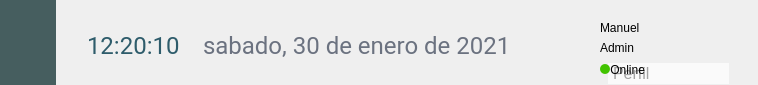
           <widget class="QFrame" name="frame_usuario">
            <property name="minimumSize">
             <size>
              <width>0</width>
              <height>85</height>
             </size>
            </property>
            <property name="maximumSize">
             <size>
              <width>16777215</width>
              <height>85</height>
             </size>
            </property>
            <property name="styleSheet">
             <string notr="true"/>
            </property>
            <layout class="QHBoxLayout" name="horizontalLayout_2">
             <property name="spacing">
              <number>0</number>
             </property>
             <property name="leftMargin">
              <number>0</number>
             </property>
             <property name="topMargin">
              <number>0</number>
             </property>
             <property name="rightMargin">
              <number>0</number>
             </property>
             <property name="bottomMargin">
              <number>0</number>
             </property>
             <item>
              <widget class="QFrame" name="frame_49">
               <property name="styleSheet">
                <string notr="true">QFrame{
	background-color:#465e5f;
}</string>
               </property>
               <property name="frameShape">
                <enum>QFrame::NoFrame</enum>
               </property>
               <property name="frameShadow">
                <enum>QFrame::Raised</enum>
               </property>
               <layout class="QGridLayout" name="gridLayout_64">
                <property name="leftMargin">
                 <number>0</number>
                </property>
                <property name="topMargin">
                 <number>0</number>
                </property>
                <property name="rightMargin">
                 <number>0</number>
                </property>
                <property name="bottomMargin">
                 <number>0</number>
                </property>
                <item row="0" column="0">
                 <widget class="QToolButton" name="boton_deslizable">
                  <property name="enabled">
                   <bool>true</bool>
                  </property>
                  <property name="sizePolicy">
                   <sizepolicy hsizetype="Fixed" vsizetype="Ignored">
                    <horstretch>0</horstretch>
                    <verstretch>0</verstretch>
                   </sizepolicy>
                  </property>
                  <property name="minimumSize">
                   <size>
                    <width>56</width>
                    <height>0</height>
                   </size>
                  </property>
                  <property name="styleSheet">
                   <string notr="true">background-color: transparent;
border:0px;</string>
                  </property>
                  <property name="text">
                   <string/>
                  </property>
                  <property name="icon">
                   <iconset resource="../image/source.qrc">
                    <normaloff>:/menu/menu.png</normaloff>:/menu/menu.png</iconset>
                  </property>
                  <property name="iconSize">
                   <size>
                    <width>30</width>
                    <height>30</height>
                   </size>
                  </property>
                  <property name="toolButtonStyle">
                   <enum>Qt::ToolButtonFollowStyle</enum>
                  </property>
                  <property name="autoRaise">
                   <bool>true</bool>
                  </property>
                 </widget>
                </item>
               </layout>
              </widget>
             </item>
             <item>
              <widget class="QFrame" name="frame">
               <property name="styleSheet">
                <string notr="true"/>
               </property>
               <property name="frameShape">
                <enum>QFrame::NoFrame</enum>
               </property>
               <property name="frameShadow">
                <enum>QFrame::Plain</enum>
               </property>
               <layout class="QHBoxLayout" name="horizontalLayout_3">
                <property name="topMargin">
                 <number>14</number>
                </property>
                <item>
                 <spacer name="horizontalSpacer_43">
                  <property name="orientation">
                   <enum>Qt::Horizontal</enum>
                  </property>
                  <property name="sizeType">
                   <enum>QSizePolicy::Fixed</enum>
                  </property>
                  <property name="sizeHint" stdset="0">
                   <size>
                    <width>22</width>
                    <height>20</height>
                   </size>
                  </property>
                 </spacer>
                </item>
                <item>
                 <widget class="QLabel" name="lbl_hora">
                  <property name="styleSheet">
                   <string notr="true">font-family: Roboto;
font-style: normal;
font-weight: normal;
font-size: 24px;
line-height: 40px;
letter-spacing: 0.00em;
color: #2E5C6B</string>
                  </property>
                  <property name="text">
                   <string>12:20:10</string>
                  </property>
                  <property name="alignment">
                   <set>Qt::AlignJustify|Qt::AlignVCenter</set>
                  </property>
                 </widget>
                </item>
                <item>
                 <spacer name="horizontalSpacer_26">
                  <property name="orientation">
                   <enum>Qt::Horizontal</enum>
                  </property>
                  <property name="sizeType">
                   <enum>QSizePolicy::Fixed</enum>
                  </property>
                  <property name="sizeHint" stdset="0">
                   <size>
                    <width>17</width>
                    <height>20</height>
                   </size>
                  </property>
                 </spacer>
                </item>
                <item>
                 <widget class="QLabel" name="lbl_fecha">
                  <property name="minimumSize">
                   <size>
                    <width>336</width>
                    <height>0</height>
                   </size>
                  </property>
                  <property name="styleSheet">
                   <string notr="true">font-family: Roboto;
font-style: normal;
font-weight: normal;
font-size: 24px;
line-height: 40px;
letter-spacing: 0.00em;
color: #6B7280;</string>
                  </property>
                  <property name="text">
                   <string>sabado, 30 de enero de 2021</string>
                  </property>
                 </widget>
                </item>
                <item>
                 <spacer name="horizontalSpacer_4">
                  <property name="orientation">
                   <enum>Qt::Horizontal</enum>
                  </property>
                  <property name="sizeHint" stdset="0">
                   <size>
                    <width>40</width>
                    <height>20</height>
                   </size>
                  </property>
                 </spacer>
                </item>
               </layout>
              </widget>
             </item>
             <item>
              <widget class="QFrame" name="frame_2">
               <property name="minimumSize">
                <size>
                 <width>170</width>
                 <height>0</height>
                </size>
               </property>
               <property name="maximumSize">
                <size>
                 <width>170</width>
                 <height>16777215</height>
                </size>
               </property>
               <property name="frameShape">
                <enum>QFrame::NoFrame</enum>
               </property>
               <property name="frameShadow">
                <enum>QFrame::Plain</enum>
               </property>
               <widget class="QLabel" name="lbl_usuario">
                <property name="geometry">
                 <rect>
                  <x>12</x>
                  <y>20</y>
                  <width>212</width>
                  <height>16</height>
                 </rect>
                </property>
                <property name="minimumSize">
                 <size>
                  <width>212</width>
                  <height>0</height>
                 </size>
                </property>
                <property name="text">
                 <string>Manuel</string>
                </property>
               </widget>
               <widget class="QLabel" name="lbl_rol">
                <property name="geometry">
                 <rect>
                  <x>12</x>
                  <y>38</y>
                  <width>158</width>
                  <height>20</height>
                 </rect>
                </property>
                <property name="minimumSize">
                 <size>
                  <width>158</width>
                  <height>0</height>
                 </size>
                </property>
                <property name="text">
                 <string>Admin</string>
                </property>
               </widget>
               <widget class="QLabel" name="label_color_sesion_2">
                <property name="geometry">
                 <rect>
                  <x>12</x>
                  <y>64</y>
                  <width>10</width>
                  <height>10</height>
                 </rect>
                </property>
                <property name="minimumSize">
                 <size>
                  <width>10</width>
                  <height>10</height>
                 </size>
                </property>
                <property name="maximumSize">
                 <size>
                  <width>10</width>
                  <height>10</height>
                 </size>
                </property>
                <property name="styleSheet">
                 <string notr="true">border: 2px solid5;
border-radius: 5px;
font-family:Roboto;
background:#41c300;
font-size:15px
</string>
                </property>
                <property name="text">
                 <string/>
                </property>
               </widget>
               <widget class="QComboBox" name="cbox_perfil">
                <property name="geometry">
                 <rect>
                  <x>20</x>
                  <y>63</y>
                  <width>121</width>
                  <height>21</height>
                 </rect>
                </property>
                <property name="cursor">
                 <cursorShape>PointingHandCursor</cursorShape>
                </property>
                <property name="styleSheet">
                 <string notr="true">/*COMBOBOX*/

QComboBox{
font-family: &quot;frutiger&quot;;
background-color: #fafafa;
	border:0px;
	color:#a2a2a2;
	font-size: 16px;


combobox-popup: 0;

}


QComboBox::drop-down
{
    width: 20px;
    border-left-width: 1px;
 }

QComboBox QAbstractItemView {
	color: #a2a2a2;
	font-size:16px;
	padding: 11px;
background-color: #fafafa;
	selection-background-color:#fafafa;
	selection-color:black;
	outline: 0px;
	padding:10px
}

QComboBox::down-arrow
{
	image: url(:/menu/contraerabajo.png);
     width: 16px;
     height: 16px;
}
</string>
                </property>
                <item>
                 <property name="text">
                  <string>Perfil</string>
                 </property>
                </item>
                <item>
                 <property name="text">
                  <string>Cerrar Sesion</string>
                 </property>
                </item>
               </widget>
               <widget class="QLabel" name="lbl_online">
                <property name="geometry">
                 <rect>
                  <x>9</x>
                  <y>59</y>
                  <width>111</width>
                  <height>21</height>
                 </rect>
                </property>
                <property name="styleSheet">
                 <string notr="true"/>
                </property>
                <property name="text">
                 <string>    Online</string>
                </property>
                <property name="alignment">
                 <set>Qt::AlignLeading|Qt::AlignLeft|Qt::AlignVCenter</set>
                </property>
               </widget>
               <zorder>lbl_usuario</zorder>
               <zorder>lbl_rol</zorder>
               <zorder>cbox_perfil</zorder>
               <zorder>lbl_online</zorder>
               <zorder>label_color_sesion_2</zorder>
              </widget>
             </item>
            </layout>
           </widget>
